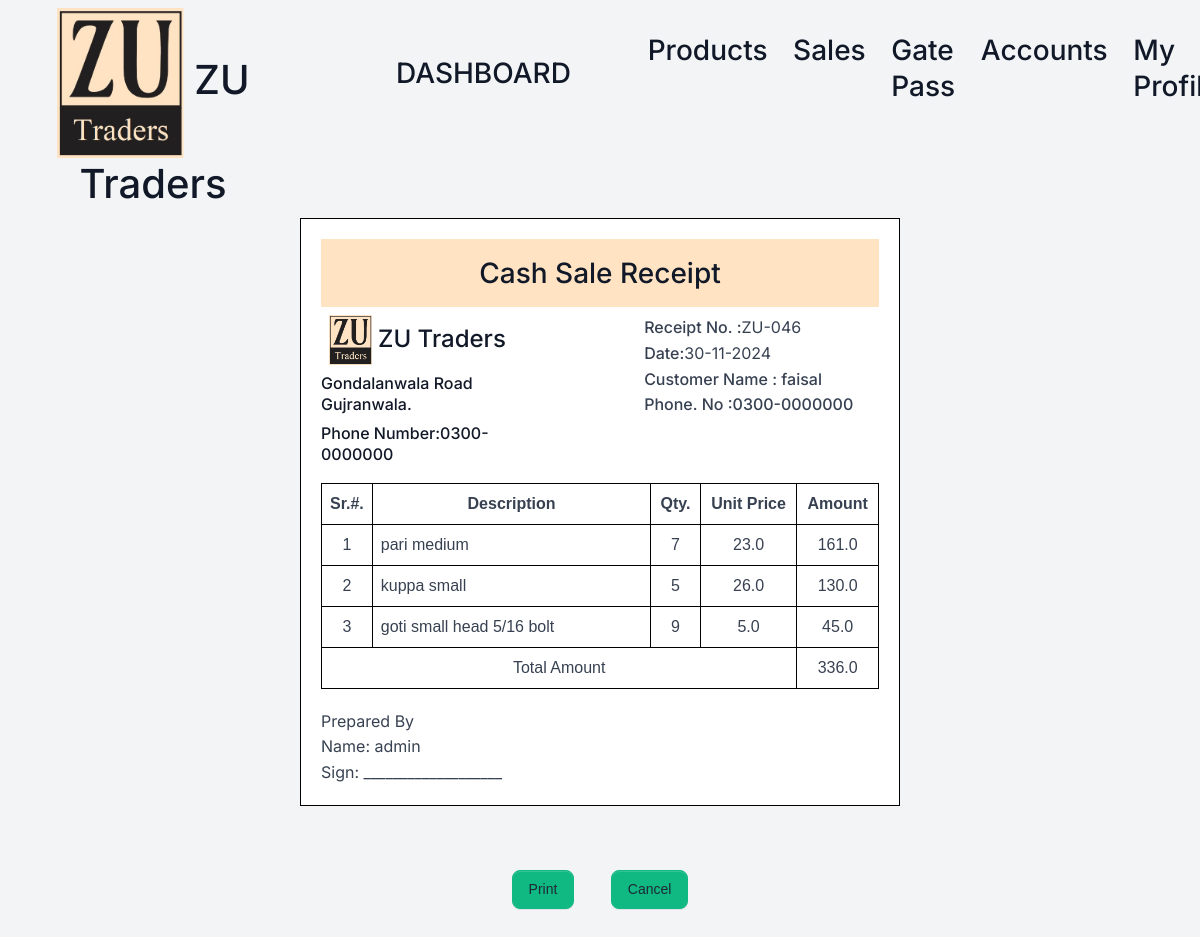
The app's page /print-salereceipt/46/ (signed in) with its own data.
### home/models.py (models this page shows, shortened)
class Sales_Receipt(models.Model):
    products = models.ManyToManyField(Product, through='Sales_Receipt_Product')
    date_created = models.DateTimeField(auto_now_add=True)
    customer_name =  models.ForeignKey(Customer,on_delete=models.RESTRICT,null=True)
    customer =  models.CharField(max_length=220,null=True,blank=True)
    phone_number = models.CharField(max_length=12)
    created_by = models.ForeignKey(User, on_delete=models.RESTRICT,null=True)
    make_transaction = models.BooleanField(default=False)
    is_cash = models.BooleanField(default=False)

class Sales_Receipt_Product(models.Model):
    salereceipt = models.ForeignKey(Sales_Receipt, on_delete=models.RESTRICT)
    product = models.ForeignKey(Product, on_delete=models.RESTRICT)
    quantity = models.PositiveIntegerField()
    unit_price = models.FloatField()
    amount = models.FloatField()

class Product(models.Model):
    ACTIVE = 'Atcive'
    INACTIVE = 'Inactive'
    STATUS_TYPE_CHOICES = [
        (ACTIVE , 'Active'),
        (INACTIVE ,'Inactive'),
    ]
    category=models.ForeignKey(Category,on_delete=models.RESTRICT)
    productname=models.CharField(max_length=255,unique=True)
    product_size=models.CharField(max_length=255)
    product_quantity=models.CharField(max_length=255,null=True,blank=True )
    unit=models.CharField(max_length=255,default="Nos")
    product_status=models.BooleanField(default=True)
    is_deleted = models.BooleanField(default=False)
    pro_img=models.ImageField(upload_to="uploaded/products/",null=True)
    product_slug=AutoSlugField(populate_from="productname",unique=True,null=True,default=None)

### home/views/sales.py (the view)
# urls.py: path('print-salereceipt/<int:salereceipt_id>/', sales.print_salereceipt, name='print_salereceipt'),
@login_required
@permission_required('home.view_sales_receipt', login_url='/login/')
def print_salereceipt(request, salereceipt_id):
    salereceipt = get_object_or_404(Sales_Receipt, id=salereceipt_id)
    salereceipt_products = Sales_Receipt_Product.objects.filter(salereceipt=salereceipt)
    total_amount=salereceipt_products.aggregate(Sum('amount'))
    return render(request, 'sale/print_salereceipt.html', {
        'salereceipt': salereceipt,
        'salereceipt_products': salereceipt_products,
        'total_amount':total_amount
    })

### templates/sale/print_salereceipt.html (shortened to what this page needs)
{% extends 'base.html' %}
{% load custom_filters %}
{% load crispy_forms_tags %}
{% load static %}
{% block content %}
<div class="pcoded-content">
    <div class="pcoded-inner-content">
      <div class="main-body">
        <div class="page-wrapper">
          <div class="page-body">
<div class="table-container printableArea"  id="printableArea">
    <div class="text-center">
        <h3 class="text-center p-3" style="background-color:#ffe3c2">
            {% if salereceipt.customer_name %}
            Customer Sale Receipt
            {% else %}
            Cash Sale Receipt
            {% endif %}
        </h3>
    </div>
    <div class="header-section">
        <div>
            <h4 class="text-center">
                <img style="height:50px" src="{% static 'assets/default/img/monogram1.jpg' %}" alt="Monogram"> ZU Traders
            </h4>
            <h6 class="d-flex">Gondalanwala Road Gujranwala.</h6>
            <h6 class="d-flex">Phone Number:0300-0000000</h6>
        </div>
        <div style="margin-left:130px;width:300px">
            <p><strong>Receipt No. :</strong>ZU-0{{salereceipt.id}}</p>
            <p><strong>Date:</strong>{{ salereceipt.date_created|date:"d-m-Y" }}</p>
            <p><strong>Customer Name : {% if salereceipt.customer_name %}
           {{salereceipt.customer_name}} {% else %} {{salereceipt.customer}} {% endif %}</strong></p>
            <p><strong>Phone. No :{{salereceipt.phone_number}}</strong></p>
        </div>
    </div>
    <table>
        <thead>
            <tr>
                <th class="col-1 text-center">Sr.#.</th>
                <th class="col-6 text-center">Description</th>
                <th class="tbcol-3 text-center">Qty.</th>
                <th class="tbcol-3 text-center">Unit Price</th>
                <th class="tbcol-3 text-center">Amount</th>
            </tr>
        </thead>
        <tbody id="product-list">
            {% if salereceipt_products %}
            {% for product in salereceipt_products %}
            <tr>
                <td class="text-center">{{ forloop.counter }}</td>
                <td>{{ product.product.productname }}</td>
                <td class="text-center">{{ product.quantity }}</td>
                <td class="text-center">{{ product.unit_price }}</td>
                <td class="text-center">{{ product.amount }}</td>
            </tr>
            {% endfor %}
            {% endif %}
            <tr>
                <td class="text-center" colspan="4">Total Amount</td>
                <td class="text-center">{{total_amount.amount__sum}}</td>
            </tr>
        </tbody>
    </table>
    <div class="footer-section">
        <div>
            <p>Prepared By</p>
            <p>Name: {{request.user}}</p>
            <p>Sign: ___________________</p>
        </div>
    </div>
</div>
<div class="container mt-5 mb-5 text-center">
    <a href="#" onclick="window.print()" class="btn btn-success m-3">Print</a>
    <a href="{% url 'list_sales' %}" class="btn btn-success m-3">Cancel</a>
</div>
{% endblock content %}

### static/assets/default/css/style.css (style rules this page uses)
html, body { height: 100%; width: 100%; max-height: 100%; overflow: auto; display: flex; flex-direction: column; }

### templates/sale/print_salereceipt.html (style rules this page uses)
body { font-family: Arial, sans-serif; }
p { margin-top: 0; margin-bottom: 0rem; }
.table-container { width: 50%; margin: 0 auto; border: 1px solid #000; padding: 20px; background-color: #fff; }
table { width: 100%; border-collapse: collapse; margin-top: 10px; }
th, td { border: 1px solid #000; padding: 8px; text-align: left; }
.header-section { display: flex; justify-content: space-between; margin-bottom: 10px; }
.footer-section { display: flex; justify-content: space-between; margin-top: 20px; }

### records on screen
Sales_Receipt: id "46", date_created "30-11-2024", customer "faisal", phone_number "0300-0000000"
Sales_Receipt_Product: product.productname "pari medium", quantity "7", unit_price "23.0", amount "161.0"
Sales_Receipt_Product: product.productname "kuppa small", quantity "5", unit_price "26.0", amount "130.0"
Sales_Receipt_Product: product.productname "goti small head 5/16 bolt", quantity "9", unit_price "5.0", amount "45.0"

### other values on screen
{{ total_amount.amount__sum }} "336.0"
{{ request.user }} "admin"
